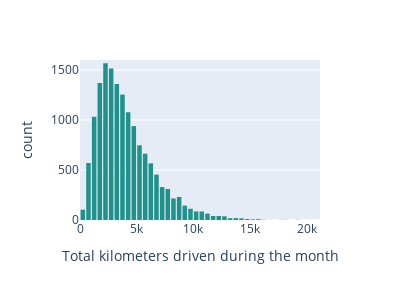

Notebook code cell kept with this figure:
### Code cell
# Histogram
fig = px.histogram(data_frame=df, x="driven_km_drives", 
                   labels={'driven_km_drives':'Total kilometers driven during the month'}, 
                   nbins=100, range_x=[0,df.driven_km_drives.max()], range_y=[0,1600],
                   color_discrete_sequence=['#21918c'])
fig.update_layout(autosize=False, width=400,height=300, bargap=0.2)

### Figure 1 — Plotly figure (JSON) as saved in the notebook; plotly's stock layout.template omitted (floating-point values rounded to 4 significant figures; data arrays with more than 128 entries replaced by an {"elided": "..."} marker saying what was removed)
{"data": [{"alignmentgroup": "True", "bingroup": "x", "hovertemplate": "Total kilometers driven during the month=%{x}<br>count=%{y}<extra></extra>", "legendgroup": "", "marker": {"color": "#21918c", "pattern": {"shape": ""}}, "name": "", "nbinsx": 100, "offsetgroup": "", "orientation": "v", "showlegend": false, "type": "histogram", "x": {"elided": "14999 float values"}, "xaxis": "x", "yaxis": "y"}], "layout": {"autosize": false, "bargap": 0.2, "barmode": "relative", "height": 300, "legend": {"tracegroupgap": 0}, "margin": {"t": 60}, "width": 400, "xaxis": {"anchor": "y", "domain": [0, 1], "range": [0, 21180.0], "title": {"text": "Total kilometers driven during the month"}, "type": "linear"}, "yaxis": {"anchor": "x", "domain": [0, 1], "range": [0, 1600], "title": {"text": "count"}}}}
